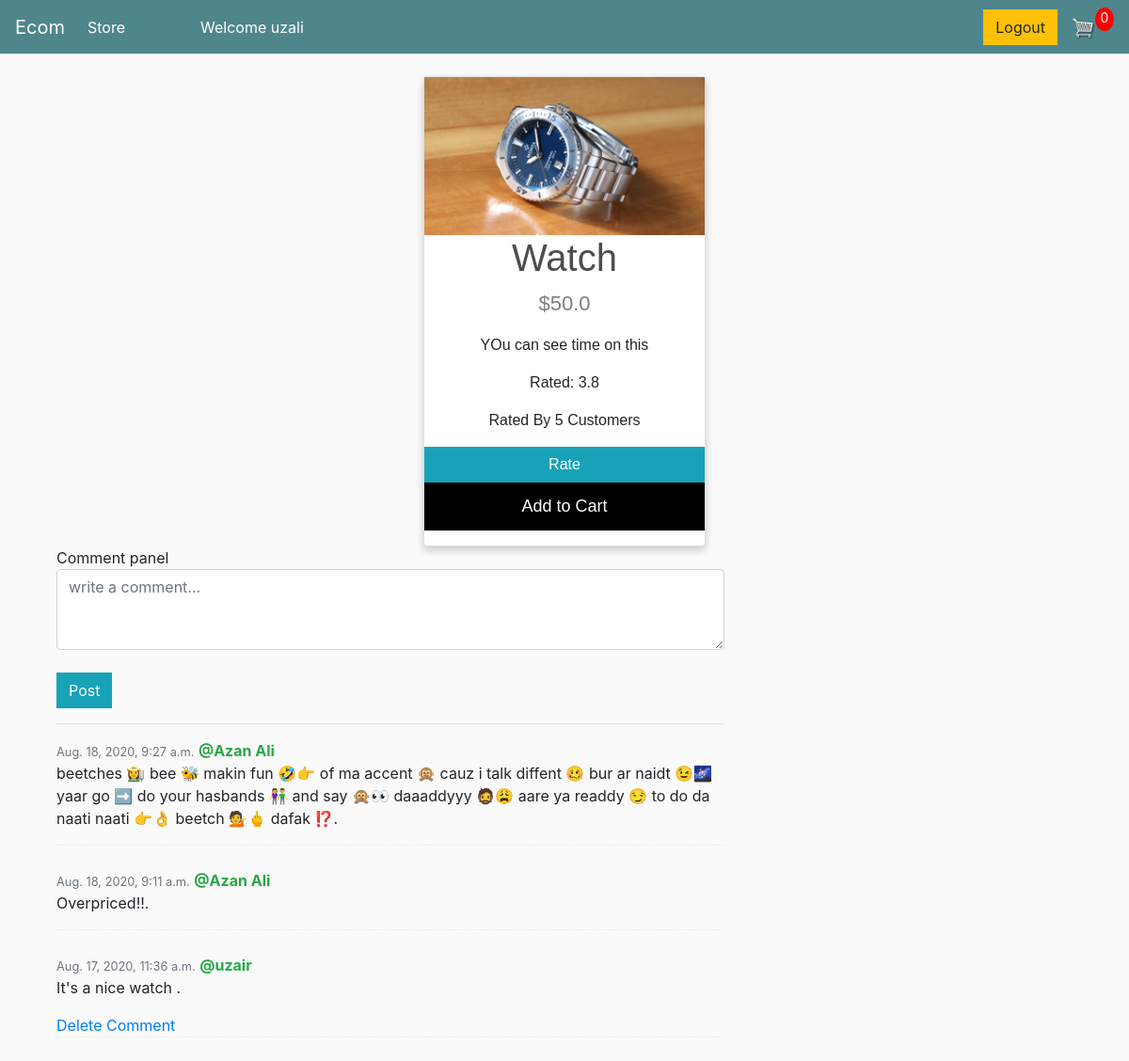
The app's page /product/1 (signed in) with its own data.
### store/models.py (models this page shows, shortened)
class Product(models.Model):
    name=models.CharField(max_length=200)
    price=models.FloatField()
    digital=models.BooleanField(default=False, null=True, blank=True)
    image=models.ImageField(null=True, blank=True)
    description=models.TextField(null=True, blank=True)
    @property
    def imageURL(self):
        try:
            url=self.image.url
        except:
            url=''
        return url

class Comment(models.Model):
    customer=models.ForeignKey(Customer, on_delete=models.SET_NULL, null=True, blank=True)
    product=models.ForeignKey(Product, on_delete=models.CASCADE, null=True, blank=True)
    text=models.TextField(null=True, blank=True)
    posted_at=models.DateTimeField(null=True, auto_now_add=True)

class Customer(models.Model):
    user=models.OneToOneField(User, null=True, blank=True, on_delete=models.CASCADE)
    name=models.CharField(null=True, max_length=200)
    email=models.CharField(max_length=200)
    phone=models.CharField(max_length=200, null=True, blank=True)

### store/views.py (the view, shortened to what this page needs)
# urls.py: path('product/<str:pk>', views.product, name='product'),
def product(request, pk):
    customer=request.user.customer
    product=Product.objects.get(id=pk)
    rating_sum=0
    total_ratings=0
    ratings=Rating.objects.filter(product=product)
    for rating in ratings:
        rating_sum=rating_sum+rating.rated
        total_ratings=total_ratings+1
    comments=Comment.objects.filter(product=product).order_by('-id')
    order, created=Order.objects.get_or_create(customer=customer, complete=False)
    cartItems=order.get_cart_items
    if total_ratings!=0:
        avg_rating=rating_sum/total_ratings
    else:
        avg_rating=0
    context={'product':product, 'comments':comments, 'customer':customer, 'cartItems':cartItems, 'avg_rating':avg_rating, 'rated_by':total_ratings}
    return render(request, 'store/product.html', context)

### store/models.py (called while the page is built)
    @property
    def get_cart_items(self):
        orderitems=self.orderitem_set.all()
        total=sum([item.quantity for item in orderitems])
        return total

### store/templates/store/product.html (shortened to what this page needs)
{% extends 'store/main.html' %}
{% load static %}
{% block content %}
<div class="card">
    <img src="{{product.imageURL}}" alt="{{product.name}}" style="width:100%">
    <h1>{{product.name}}</h1>
    <p class="price">${{product.price}}</p>
    <p>{{product.description}}</p>
    <p>Rated: {{avg_rating|floatformat:1}}</p>
    <p>Rated By {{rated_by}} Customers</p>
      <a href="{% url 'store:rate' product.id %}" class="btn btn-info">Rate</a>
    <p><button>Add to Cart</button></p>
  </div>
  <div class="container">
    <div class="row bootstrap snippets bootdeys">
        <div class="col-md-8 col-sm-12">
            <div class="comment-wrapper">
                <div class="panel panel-info">
                    <div class="panel-heading">
                        Comment panel
                    </div>
                    <form action="" method="POST">
                    <div class="panel-body">
                        <textarea class="form-control" placeholder="write a comment..." name="comment" rows="3"></textarea>
                        <br>
                        <button type="submit" class="btn btn-info pull-right">Post</button>
                        </form>
                        <hr>
                        <ul class="media-list">
                            {% for comment in comments %}
                            <li class="media">
                                <div class="media-body">
                                    <span class="text-muted pull-right">
                                        <small class="text-muted">{{comment.posted_at}}</small>
                                    </span>
                                    <strong class="text-success">@{{comment.customer.name}}</strong>
                                    <p>
                                       {{comment.text}}.
                                    </p>
                                    {% if comment.customer == customer %}
                                    <a href="{% url 'store:delete' comment.id product.id%}" class="">Delete Comment</a>
                                    {% endif %}
                                </div>
                            </li>
                            {% endfor %}
                        </ul>
                    </div>
                </div>
            </div>
        </div>
    </div>
    </div>
{% endblock content %}

### store/templates/store/main.html (shortened to what this page needs)
<!DOCTYPE html>
{% load static %}
<html>
<head>
	<link rel="stylesheet" href="https://stackpath.bootstrapcdn.com/bootstrap/4.4.1/css/bootstrap.min.css">
	<link rel="stylesheet" type="text/css" href="{% static 'css/main.css' %}">
</head>
<body>
	<nav class="navbar navbar-expand-lg navbar-dark bg-dark">
	  <a class="navbar-brand" href="{% url 'store:store' %}">Ecom</a>
	  <div class="collapse navbar-collapse" id="navbarSupportedContent">
	    <ul class="navbar-nav mr-auto">
	      <li class="nav-item active">
			<a class="nav-link" href="{% url 'store:store' %}">Store <span class="sr-only">(current)</span></a>
		  </li>
		  <li class="nav-item active">
			<a class="nav-link"><span class="sr-only">(current)</span></a>
		  </li>
		  <li class="nav-item active">
			<a class="nav-link"><span class="sr-only">(current)</span></a>
		  </li>
		  <li class="nav-item active">
			<a class="nav-link"><span class="sr-only">(current)</span></a>
		  </li>
		  <li class="nav-item active">
			<a class="nav-link"><span class="sr-only">(current)</span></a>
		  </li>
		  <li class="nav-item active">
			<a class="nav-link">Welcome {{request.user}} <span class="sr-only">(current)</span></a>
	      </li>
	    </ul>
	    <div class="form-inline my-2 my-lg-0">
	     	<a href="{% url 'store:logout' %}"class="btn btn-warning">Logout</a>
	     	<a href="{% url 'store:cart' %}">
	    		<img  id="cart-icon" src="{% static 'images/cart.png' %}">
	    	</a>
	    	<p id="cart-total">{{cartItems}}</p>
	    </div>
	  </div>
	</nav>
     <div class="container">
            <br>
            {% block content %}
            {% endblock content %}
</body>
</html>

### static/css/main.css (style rules this page uses)
body { background-color: hsl(0, 0%, 98%); }
h1,h2,h3,h4,h5,h6 { color:hsl(0, 0%, 30%); }
.bg-dark { background-color: #4f868c!important; }
#cart-icon { width:25px; display: inline-block; margin-left: 15px; }
#cart-total { display: block; text-align: center; color:#fff; background-color: red; width: 20px; height: 25px; border-radius: 50%; font-size: 14px; }
.btn { border-radius: 0; }

### store/templates/store/main.html (style rules this page uses)
body { background-color: hsl(0, 0%, 98%); }
h1,h2,h3,h4,h5,h6 { color:hsl(0, 0%, 30%); }
.bg-dark { background-color: #4f868c!important; }
#cart-icon { width:25px; display: inline-block; margin-left: 15px; }
#cart-total { display: block; text-align: center; color:#fff; background-color: red; width: 20px; height: 25px; border-radius: 50%; font-size: 14px; }
.btn { border-radius: 0; }

### store/templates/store/product.html (style rules this page uses)
.comment-wrapper .panel-body { max-height:650px; overflow:auto; }
.comment-wrapper .media-list .media { border-bottom:1px dashed #efefef; margin-bottom:25px; }
.card { box-shadow: 0 4px 8px 0 rgba(0, 0, 0, 0.2); max-width: 300px; margin: auto; text-align: center; font-family: arial; }
.price { color: grey; font-size: 22px; }
.card button { border: none; outline: 0; padding: 12px; color: white; background-color: #000; text-align: center; cursor: pointer; width: 100%; font-size: 18px; }
* { margin: 0; padding: 0; }

### records on screen
Product: imageURL (picture), name "Watch", price "50.0", description "YOu can see time on this"
Comment: posted_at "Aug. 18, 2020, 9:27 a.m.", customer.name "Azan Ali", text "beetches 👩‍🌾 bee 🐝 makin fun 🤣👉 of ma accent 🙊 cauz i talk diffent 🥴 bur ar naidt 😉🌌 yaar go ➡️ do your hasbands 👫 and say 🙊👀 daaaddyyy 🧔😩 aare ya readdy 😏 to do da naati naati 👉👌 beetch 💁🖕 dafak ⁉️"
Comment: posted_at "Aug. 18, 2020, 9:11 a.m.", customer.name "Azan Ali", text "Overpriced!!"
Comment: posted_at "Aug. 17, 2020, 11:36 a.m.", customer.name "uzair", text "It's a nice watch", shows "Delete Comment"

### other values on screen
{{ request.user }} "uzali"
{{ cartItems }} "0"
{{ avg_rating|floatformat:1 }} "3.8"
{{ rated_by }} "5"
